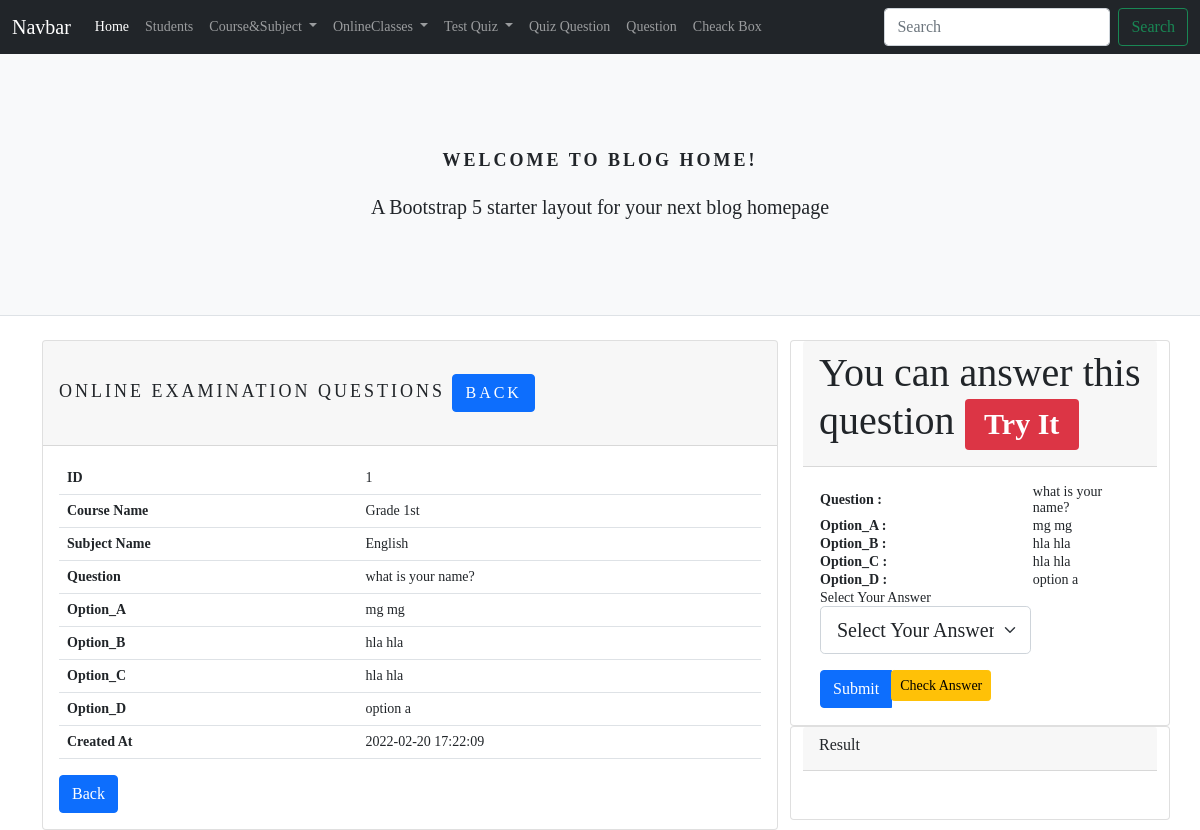
/exam_question/student_answer_show.php?id=1, run on the app's committed database.
### tables this page shows
create table option_answers(
    id int primary key auto_increment,
    course_id int null,
    subject_id int null,
    question_id TEXT null,
    option_a TEXT null,
    option_b TEXT null,
    option_c TEXT null,
    option_d TEXT null,
    option_answer enum('true', 'false') null,
    created_at TIMESTAMP DEFAULT CURRENT_TIMESTAMP);

create table examination_questions(
    id int primary key auto_increment,
    course_id int not null,
    subject_id int not null,
    question TEXT not null,
    option_a TEXT not null,
    option_b TEXT not null,
    option_c TEXT not null,
    option_d TEXT not null,
    created_at TIMESTAMP DEFAULT CURRENT_TIMESTAMP);

create table courses(
    id int primary key auto_increment,
    course_name varchar(225) not null,
    created_at TIMESTAMP DEFAULT CURRENT_TIMESTAMP);

create table subjects(
    id int primary key auto_increment,
    subject_name varchar(225) not null,
    course_id int not null,
    created_at TIMESTAMP DEFAULT CURRENT_TIMESTAMP);

### _classes/Libs/Database/MySQL.php (called while the page is built, shortened)
<?php
class MySQL
{
	private $dbhost;
	private $dbuser;
	private $dbname;
	private $dbpass;
	public function __construct(
		$dbhost = "localhost",
		$dbuser = "root",
		$dbname = "school",
		$dbpass = "",
	) {
		$this->dbhost = $dbhost;
		$this->dbuser = $dbuser;
		$this->dbname = $dbname;
		$this->dbpass = $dbpass;
	}
	public function connect()
	{
		try {
			$this->db = new PDO(
				"mysql:host=$this->dbhost;dbname=$this->dbname",
				$this->dbuser,
				$this->dbpass,
				[
					PDO::ATTR_ERRMODE => PDO::ERRMODE_EXCEPTION,
					PDO::ATTR_DEFAULT_FETCH_MODE => PDO::FETCH_OBJ,
				]
			);
			return $this->db;
		} catch (PDOException $e) {
			return $e->getMessage();
		}
	}
}

### _classes/Libs/Database/StudentAnswer.php (called while the page is built, shortened)
<?php
class StudentAnswer {
 private $db = null;
	public function __construct(MySQL $db)
	{
		$this->db = $db->connect();
	}
public function StudentAnswerfindById($id)
	{
		$statement = $this->db->prepare("SELECT * FROM option_answers
  LEFT JOIN subjects ON subjects.id = option_answers.subject_id
  LEFT JOIN courses ON courses.id = option_answers.course_id
  LEFT JOIN examination_questions on examination_questions.id = option_answers.question_id
  WHERE option_answers.id = :id");
		$statement->execute([':id' => $id]);
		$row = $statement->fetch();
		return $row ?? false;
	}
}

### exam_question/student_answer_show.php (the view, shortened to what this page needs)
<?php
include("../layout/head.php");
include("../layout/nav.php");
include("../layout/header.php");
$table = new StudentAnswer(new MySQL());
$id = $_GET['id'];
$table->StudentAnswerfindById($id);
$student_answer_show_data = $table->StudentAnswerfindById($id);
?>
<div class="container">
 <div class="row">
  <div class="col-lg-8">
   <div class="card">
    <div class="card-header">
     <h1>Online Examination Questions <span><a href="exam_question_index.php" class="btn btn-primary">Back</a></span></h1>
    </div>
    <div class="card-body">
     <table class="table">
      <tr>
       <th>ID</th>
       <td><?= $student_answer_show_data->id ?></td>
      </tr>
      <tr>
       <th>Course Name</th>
       <td><?= $student_answer_show_data->course_name ?></td>
      </tr>
      <tr>
       <th>Subject Name</th>
       <td><?= $student_answer_show_data->subject_name ?></td>
      </tr>
      <tr>
       <th>Question</th>
       <td><?= $student_answer_show_data->question ?></td>
      </tr>
      <tr>
       <th>Option_A</th>
       <td><?= $student_answer_show_data->option_a ?></td>
      </tr>
      <tr>
       <th>Option_B</th>
       <td><?= $student_answer_show_data->option_b ?></td>
      </tr>
      <tr>
       <th>Option_C</th>
       <td><?= $student_answer_show_data->option_c ?></td>
      </tr>
      <tr>
       <th>Option_D</th>
       <td><?= $student_answer_show_data->option_d ?></td>
      </tr>
      <tr>
       <th>Created At</th>
       <td><?= $student_answer_show_data->created_at ?></td>
      </tr>
     </table>
     <div class="input-group">
      <a href="online_class_index.php" class="btn btn-primary">Back</a>
     </div>
    </div>
   </div>
  </div>
  <div class="col-lg-4">
   <div class="row">
    <div class="card">
     <div class="card-header"><h6 class="display-6">You can answer this question <span class="badge bg-danger text-white"2>Try It</span></h6></div>
     <div class="card-body">
      <table>
       <tr>
        <th>Question : </th>
        <td><?= $student_answer_show_data->question ?></td>
       </tr>
       <tr>
        <th>Option_A : </th>
        <td><?= $student_answer_show_data->option_a ?></td>
       </tr>
       <tr>
        <th>Option_B : </th>
        <td><?= $student_answer_show_data->option_b ?></td>
       </tr>
       <tr>
        <th>Option_C : </th>
        <td><?= $student_answer_show_data->option_c ?></td>
       </tr>
       <tr>
        <th>Option_D : </th>
        <td><?= $student_answer_show_data->option_d ?></td>
       </tr>
       <tr>
        <td>
         <form action="../_actions/student_answer_create.php" method="POST">
          <div class="form-group">
           <label for="">Select Your Answer</label>
            <select name="student_option_answer" class="form-select form-select-lg mb-3">
             <option value="">Select Your Answer</option>
            </select>
          </div>
          <div class="input-group">
           <input type="submit" class="btn btn-primary" value="Submit">
           <span><a href="check_answer_index.php" class="btn btn-warning btn-sm ms-auto">Check Answer</a></span>
          </div>
         </form>
        </td>
        </tr>
      </table>
     </div>
    </div>
    <div class="card">
      <div class="card-header"><h6>Result</h6></div>
      <div class="card-body">
      </div>
    </div>
   </div>
  </div>
 </div>
</div>
<?php include("../layout/footer.php") ?>

### test_quiz/style.css (style rules this page uses)
h1 { margin: 25px 0; font: 18px Georgia, Serif; text-transform: uppercase; letter-spacing: 3px; }

### data on the page
option_answers: examination_questions.id "1", course.course_name "Grade 1st", subject.subject_name "English", examination_questions.question "what is your name?", examination_questions.option_a "mg mg", examination_questions.option_b "hla hla", examination_questions.option_c "hla hla", examination_questions.option_d "option a", examination_questions.created_at "2022-02-20 17:22:09"
